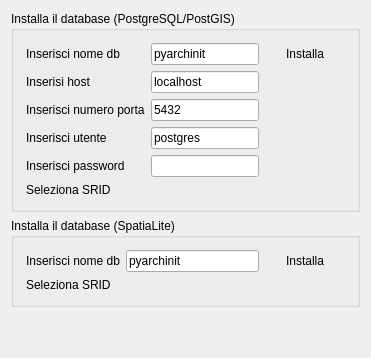
     <widget class="QWidget" name="tab_2">
      <attribute name="title">
       <string>Installazione DB</string>
      </attribute>
      <layout class="QGridLayout" name="gridLayout_9">
       <item row="0" column="0">
        <widget class="QgsCollapsibleGroupBox" name="groupBox">
         <property name="title">
          <string>Installa il database (PostgreSQL/PostGIS)</string>
         </property>
         <layout class="QGridLayout" name="gridLayout_7">
          <property name="leftMargin">
           <number>12</number>
          </property>
          <property name="topMargin">
           <number>12</number>
          </property>
          <property name="rightMargin">
           <number>12</number>
          </property>
          <property name="bottomMargin">
           <number>12</number>
          </property>
          <item row="0" column="0">
           <layout class="QGridLayout" name="gridLayout_3">
            <item row="4" column="0">
             <widget class="QLabel" name="label_32">
              <property name="toolTip">
               <string>&lt;html&gt;&lt;head/&gt;&lt;body&gt;&lt;p&gt;&lt;span style=" font-size:10pt;"&gt;puoi inserire il numero di porta differente&lt;/span&gt;&lt;/p&gt;&lt;/body&gt;&lt;/html&gt;</string>
              </property>
              <property name="text">
               <string>Inserisci password</string>
              </property>
             </widget>
            </item>
            <item row="2" column="1">
             <widget class="QLineEdit" name="lineEdit_port_db">
              <property name="text">
               <string>5432</string>
              </property>
              <property name="placeholderText">
               <string>port (5432)</string>
              </property>
             </widget>
            </item>
            <item row="0" column="3">
             <widget class="QPushButton" name="pushButton_crea_database">
              <property name="enabled">
               <bool>true</bool>
              </property>
              <property name="text">
               <string>Installa</string>
              </property>
              <property name="icon">
               <iconset resource="../../resources/resources.qrc">
                <normaloff>:/icons/install_db.png</normaloff>:/icons/install_db.png</iconset>
              </property>
              <property name="flat">
               <bool>true</bool>
              </property>
             </widget>
            </item>
            <item row="5" column="0">
             <widget class="QLabel" name="label_8">
              <property name="text">
               <string>Seleziona SRID</string>
              </property>
             </widget>
            </item>
            <item row="3" column="0">
             <widget class="QLabel" name="label_31">
              <property name="toolTip">
               <string>&lt;html&gt;&lt;head/&gt;&lt;body&gt;&lt;p&gt;&lt;span style=" font-size:10pt;"&gt;puoi inserire il numero di porta differente&lt;/span&gt;&lt;/p&gt;&lt;/body&gt;&lt;/html&gt;</string>
              </property>
              <property name="text">
               <string>Inserisci utente</string>
              </property>
             </widget>
            </item>
            <item row="5" column="1">
             <widget class="QgsProjectionSelectionWidget" name="selectorCrsWidget" />
            </item>
            <item row="2" column="0">
             <widget class="QLabel" name="label_15">
              <property name="toolTip">
               <string>&lt;html&gt;&lt;head/&gt;&lt;body&gt;&lt;p&gt;&lt;span style=" font-size:10pt;"&gt;puoi inserire il numero di porta differente&lt;/span&gt;&lt;/p&gt;&lt;/body&gt;&lt;/html&gt;</string>
              </property>
              <property name="text">
               <string>Inserisci numero porta</string>
              </property>
             </widget>
            </item>
            <item row="3" column="1">
             <widget class="QLineEdit" name="lineEdit_db_user">
              <property name="text">
               <string>postgres</string>
              </property>
              <property name="placeholderText">
               <string>user</string>
              </property>
             </widget>
            </item>
            <item row="0" column="1">
             <widget class="QLineEdit" name="lineEdit_dbname">
              <property name="inputMethodHints">
               <set>Qt::ImhNone</set>
              </property>
              <property name="text">
               <string>pyarchinit</string>
              </property>
              <property name="dragEnabled">
               <bool>false</bool>
              </property>
              <property name="readOnly">
               <bool>false</bool>
              </property>
              <property name="placeholderText">
               <string>db name</string>
              </property>
             </widget>
            </item>
            <item row="0" column="0">
             <widget class="QLabel" name="label_12">
              <property name="toolTip">
               <string>&lt;html&gt;&lt;head/&gt;&lt;body&gt;&lt;p&gt;&lt;span style=" font-size:10pt;"&gt;Puoi inserire un nome differente da quello presente&lt;/span&gt;&lt;/p&gt;&lt;/body&gt;&lt;/html&gt;</string>
              </property>
              <property name="text">
               <string>Inserisci nome db</string>
              </property>
             </widget>
            </item>
            <item row="1" column="1">
             <widget class="QLineEdit" name="lineEdit_db_host">
              <property name="text">
               <string>localhost</string>
              </property>
              <property name="placeholderText">
               <string>host</string>
              </property>
             </widget>
            </item>
            <item row="1" column="0">
             <widget class="QLabel" name="label_6">
              <property name="text">
               <string>Inserisi host</string>
              </property>
             </widget>
            </item>
            <item row="4" column="1">
             <widget class="QgsPasswordLineEdit" name="lineEdit_db_passwd">
              <property name="showLockIcon">
               <bool>true</bool>
              </property>
             </widget>
            </item>
           </layout>
          </item>
         </layout>
        </widget>
       </item>
       <item row="1" column="0">
        <widget class="QgsCollapsibleGroupBox" name="groupBox_2">
         <property name="title">
          <string>Installa il database (SpatiaLite)</string>
         </property>
         <layout class="QGridLayout" name="gridLayout_8">
          <property name="leftMargin">
           <number>12</number>
          </property>
          <property name="topMargin">
           <number>12</number>
          </property>
          <property name="rightMargin">
           <number>12</number>
          </property>
          <property name="bottomMargin">
           <number>12</number>
          </property>
          <item row="0" column="0">
           <layout class="QGridLayout" name="gridLayout_5">
            <item row="1" column="1">
             <widget class="QgsProjectionSelectionWidget" name="selectorCrsWidget_sl" />
            </item>
            <item row="0" column="3">
             <widget class="QPushButton" name="pushButton_crea_database_sl">
              <property name="enabled">
               <bool>true</bool>
              </property>
              <property name="text">
               <string>Installa</string>
              </property>
              <property name="icon">
               <iconset resource="../../resources/resources.qrc">
                <normaloff>:/icons/install_db.png</normaloff>:/icons/install_db.png</iconset>
              </property>
              <property name="flat">
               <bool>true</bool>
              </property>
             </widget>
            </item>
            <item row="0" column="1">
             <widget class="QLineEdit" name="lineEdit_dbname_sl">
              <property name="inputMethodHints">
               <set>Qt::ImhNone</set>
              </property>
              <property name="text">
               <string>pyarchinit</string>
              </property>
              <property name="dragEnabled">
               <bool>false</bool>
              </property>
              <property name="readOnly">
               <bool>false</bool>
              </property>
              <property name="placeholderText">
               <string>db name</string>
              </property>
             </widget>
            </item>
            <item row="0" column="0">
             <widget class="QLabel" name="label_14">
              <property name="toolTip">
               <string>&lt;html&gt;&lt;head/&gt;&lt;body&gt;&lt;p&gt;&lt;span style=" font-size:10pt;"&gt;Puoi inserire un nome differente da quello presente&lt;/span&gt;&lt;/p&gt;&lt;/body&gt;&lt;/html&gt;</string>
              </property>
              <property name="text">
               <string>Inserisci nome db</string>
              </property>
             </widget>
            </item>
            <item row="1" column="0">
             <widget class="QLabel" name="label_13">
              <property name="text">
               <string>Seleziona SRID</string>
              </property>
             </widget>
            </item>
           </layout>
          </item>
         </layout>
        </widget>
       </item>
       <item row="2" column="0">
        <spacer name="verticalSpacer_2">
         <property name="orientation">
          <enum>Qt::Vertical</enum>
         </property>
         <property name="sizeHint" stdset="0">
          <size>
           <width>20</width>
           <height>40</height>
          </size>
         </property>
        </spacer>
       </item>
      </layout>
     </widget>
